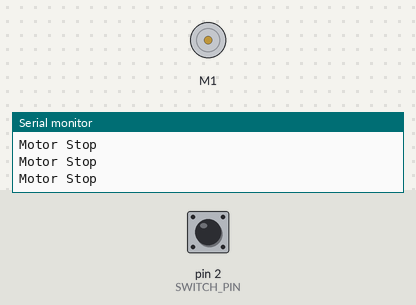
Simulated run of this sketch. Board: Arduino Uno, built with avr-gcc and run on an emulated ATmega328P. Parts: DC motor (green arrow = forward, orange = backward, longer = faster), the last lines printed to the serial monitor. The inputs (shaded band) are chosen by the test bench; at power-on: pin 2 (SWITCH_PIN) LOW.

Above: at 1.2 s.
1.3 s: pin 2 (SWITCH_PIN) pulled HIGH for 0.15 s
At 1.39 s:
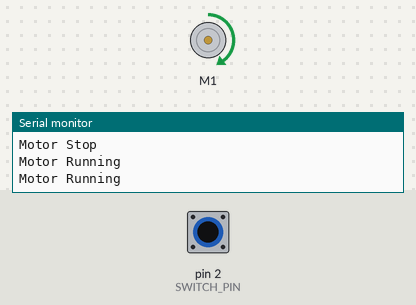
2.9 s: pin 2 (SWITCH_PIN) pulled HIGH for 0.15 s
At 4.4 s:
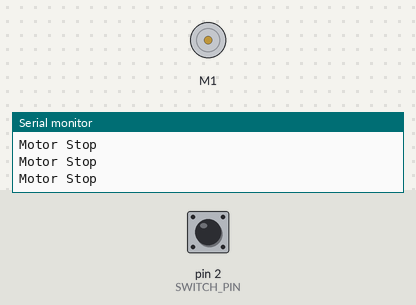
6.0 s: pin 2 (SWITCH_PIN) driven HIGH
At 6.4 s:
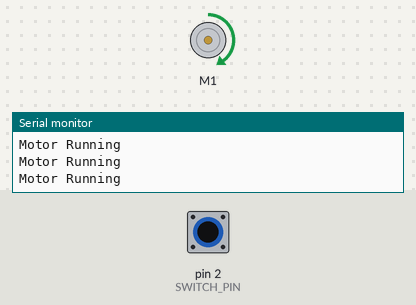
9.0 s: pin 2 (SWITCH_PIN) driven LOW
At 9.6 s:
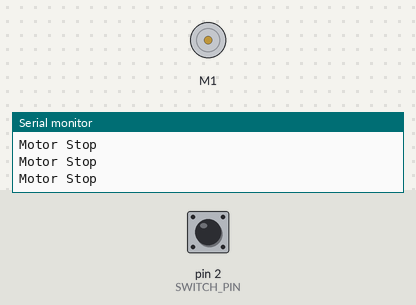
12.0 s: pin 2 (SWITCH_PIN) pulsed HIGH 2 times (0.12 s each, 0.3 s apart)
At 12.22 s:
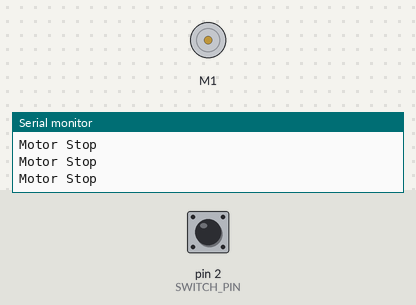
Timing chart, 0 to 15.0 s (numbered marks = the images above; inputs shaded):
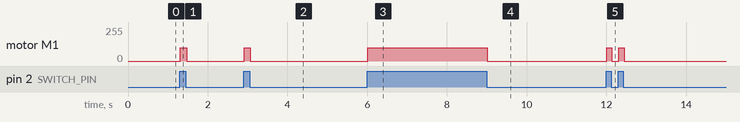

Measured:
- after the input at 1.3 s, motor M1: stopped → forward 100/255 at once, → stopped 0.17 s later
- after the input at 2.9 s, motor M1: stopped → forward 100/255 at once, → stopped 0.15 s later
- after the input at 6.0 s, motor M1: stopped → forward 100/255 at once
- after the input at 9.0 s, motor M1: forward 100/255 → stopped at once
- after the input at 12.0 s, motor M1: alternates forward 100/255 for 0.13 s and stopped for 0.17 s, 4 changes in all, then stays stopped, starting at once

The sketch:

MotorTest.ino
```cpp
// (licence header left out)
#include <AFMotor.h>
#define SWITCH_PIN 2

AF_DCMotor motor(1);
int incomingByte = 0;

void setup() {
  Serial.begin(9600);           // set up Serial library at 9600 bps
  Serial.println("Motor test!");
  pinMode(2, INPUT);
}

void loop() {

  motor.run(FORWARD);

  if(digitalRead(SWITCH_PIN)) {
    motor.setSpeed(100);
    Serial.println("Motor Running");
  }
  else {
    Serial.println("Motor Stop");
    motor.setSpeed(0);
  }
}
```
